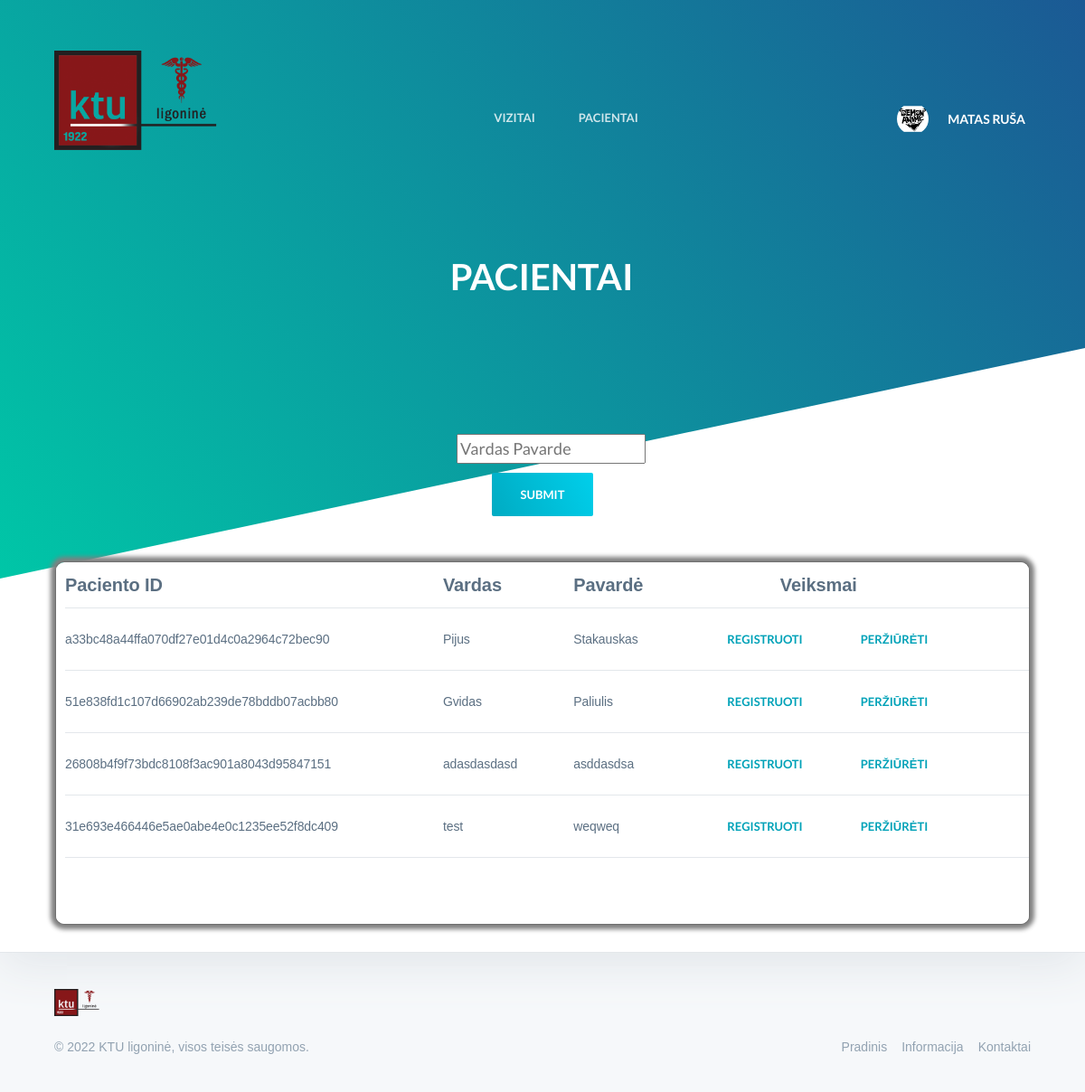
/ligu-istorija-m (signed in), run on an earlier commit of the app's database.
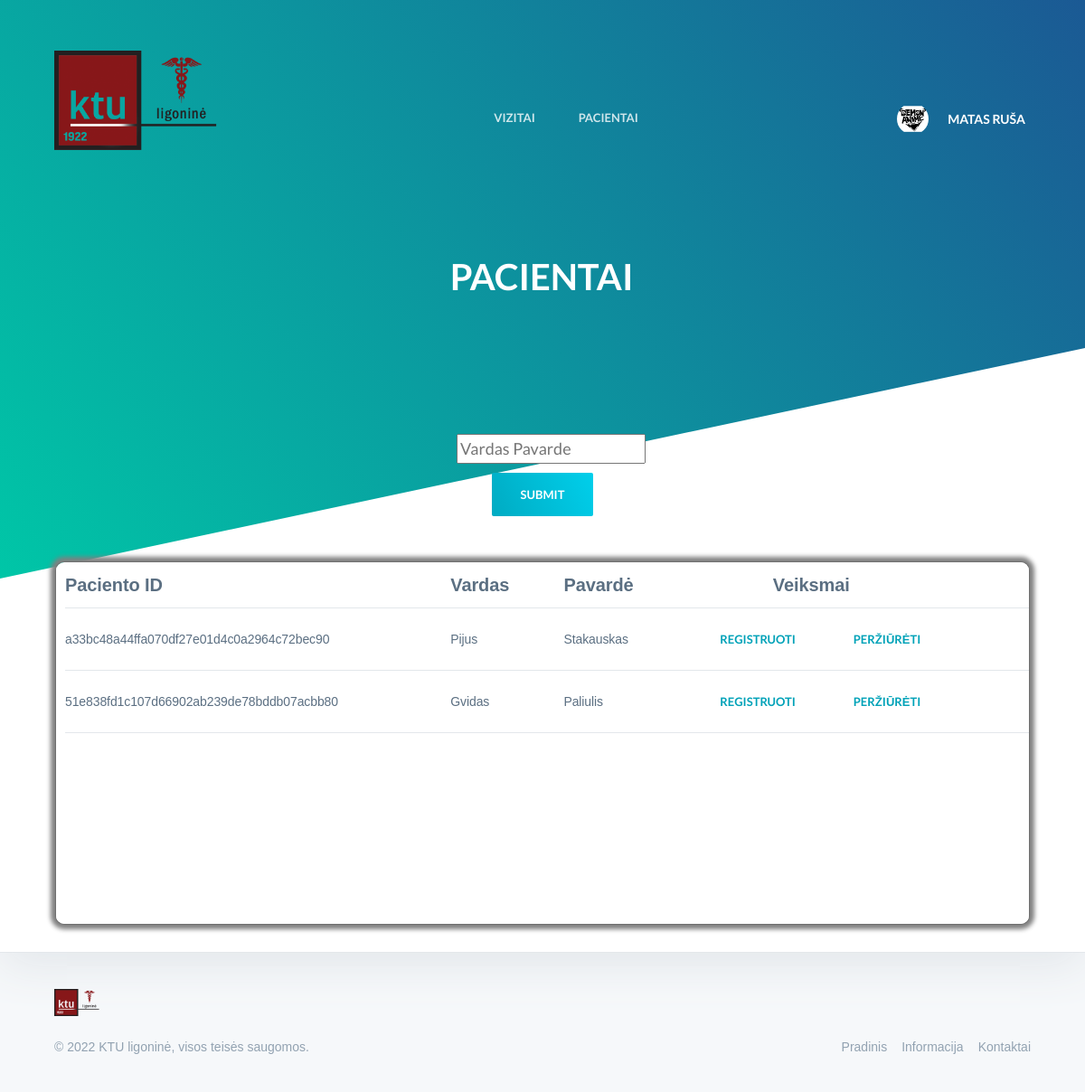
And on a later commit of the database.
### app.py (models this page shows, shortened)
class User(db.Model, UserMixin):
    unique_id = db.Column(db.String(20), primary_key = True, unique = True)
    first_name = db.Column(db.String(20))
    last_name = db.Column(db.String(20))
    personal_code = db.Column(db.String(11))
    email = db.Column(db.String(50))
    phone = db.Column(db.String(15))
    position = db.Column(db.String(50))
    working_hours = db.Column(db.String(300))
    password = db.Column(db.String(50))
    image_url = db.Column(db.String(100))

### app.py (the view)
@login_required
@app.route('/ligu-istorija-m', methods=['GET', 'POST'])
def patient_history_medics():
    form = FilterVisits()
    if request.method == 'POST':
        return render_template('patient_history_m.html', user = current_user, list = getPatientsListDoc(form.first_lastname.data), len = len(getPatientsListDoc(form.first_lastname.data)), form = form )
    patientlist = User.query.filter_by(position = "Pacientas").all()
    return render_template('patient_history_m.html', user = current_user, list = patientlist, len = len(patientlist), form = form )

### app.py
class FilterVisits(FlaskForm):
    position = SelectField("test")
    first_lastname = StringField('Vardas Pavarde')
    visit_date = DateField('0000-00-00')

### app.py (called while the page is built)
@user_login.user_loader
def load_user(user_id):
    return User.query.get(user_id)

### templates/patient_history_m.html (shortened to what the changed rows need)
<!DOCTYPE html>
<html lang="lt">
<head>
    <link href="https://cdn.jsdelivr.net/npm/bootstrap@4.5.0/dist/css/bootstrap.min.css" rel="stylesheet">
	<link href="{{ url_for('static', filename='styles/patient_history/style.css') }}" type="text/css" rel="stylesheet">
</head>
<body class="is-boxed has-animations">
	<div class="body-wrap boxed-container">
		<header class="site-header">
            <div class="container">
                <div class="site-header-inner">
                    <div class="brand header-brand">
                        <h1 class="m-0">
                            <a href="/">
                                <svg width="32" height="32" viewBox="0 0 32 32" xmlns="http://www.w3.org/2000/svg">
                                    <title>KTU ligonine</title>
                                    <defs>
										<div id="header" style="min-width:200px;">
										<img class="main-logo" src="{{ url_for('static', filename='logo.png') }}" alt="">
										</div>
                                    </defs>
                                    <path d="M16 32C7.163 32 0 24.837 0 16S7.163 0 16 0s16 7.163 16 16-7.163 16-16 16zm0-10a6 6 0 1 0 0-12 6 6 0 0 0 0 12z" fill="url(#logo-gradient)" fill-rule="evenodd"/>
                                </svg>
                            </a>
                        </h1>
                    </div>
                </div>
            </div>
        </header>
    <div class="card overflow-hidden" style="width:1078px;margin:0 auto;float:none;margin-bottom:30px;border-radius:10px;box-shadow: 0px 0px 5px 5px grey;">
        <div style="text-align:left">
          <div class="tablescroll">
              <table class="tabledesc">
                  <tr>
                      <th>Paciento ID</th>
                      <th>Vardas</th>
                      <th>Pavardė</th>
                      <th style="padding-left: 10%;">Veiksmai</th>
                  </tr>
                  {%for i in range(0, len)%}
                  <tr>
                    <td>{{ list[i].unique_id }}</td>
                    <td>{{ list[i].first_name}}</td>
                    <td>{{ list[i].last_name }}</td>
                    <td ><button onclick="window.location.href='{{ url_for('update_user', user_id=list[i].unique_id) }}'" class="button" title="Redaguoti">Registruoti</button><button onclick="window.location.href='{{ url_for('update_user', user_id=list[i].unique_id) }}'" class="button" title="Peržiūrėti">Peržiūrėti</button></td>
                </tr>
                {% endfor%}
              </table>
          </div>
        </div>
    </div>
	</div>
</body>
</body>
</html>

What changed in the data, as far as the page shows it:
no longer on this page (row edited): User: unique "26808b4f9f73bdc8108f3ac901a8043d95847151", first_name "adasdasdasd", last_name "asddasdsa"
no longer on this page (row edited): User: unique "31e693e466446e5ae0abe4e0c1235ee52f8dc409", first_name "test", last_name "weqweq"
Also different on the page:
list line gone: "REGISTRUOTI PERŽIŪRĖTI"
